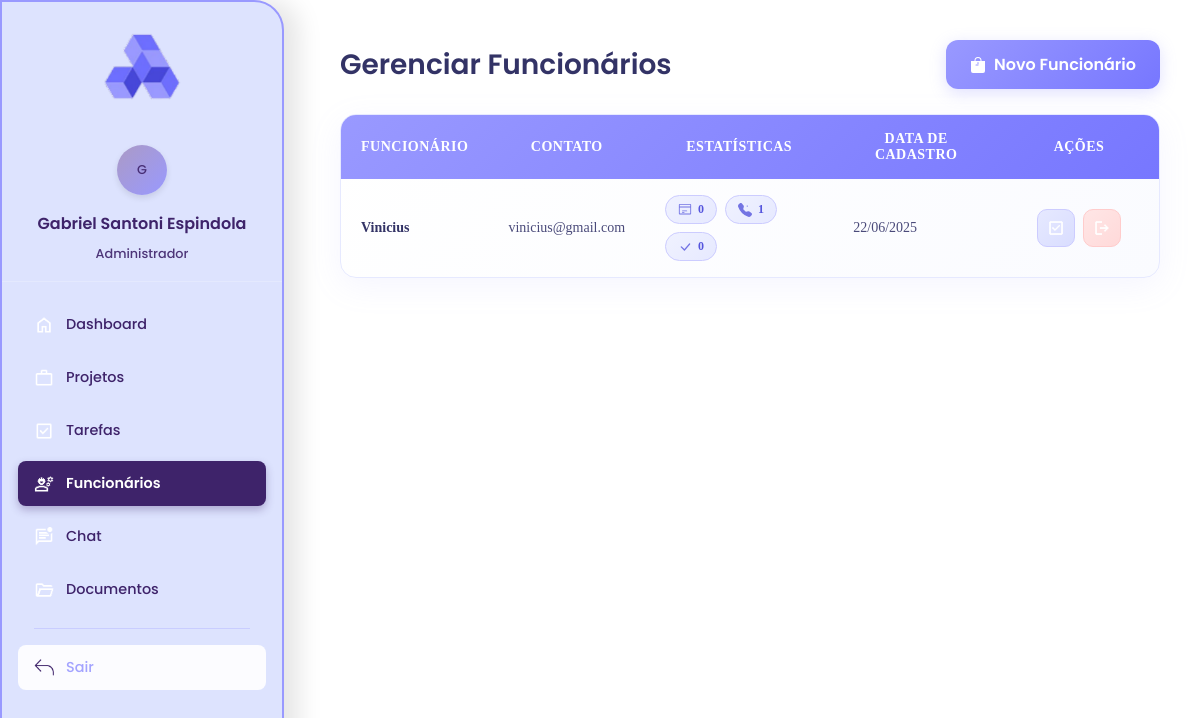
Screenshot of /gestor/usuarios/funcionarios.php (signed in) with the database file from the repository.
### tables this page shows
CREATE TABLE `usuarios` (
  `id` int(11) NOT NULL,
  `nome` varchar(100) NOT NULL,
  `email` varchar(100) NOT NULL,
  `senha` varchar(255) NOT NULL,
  `tipo` enum('cliente','admin','funcionario') NOT NULL,
  `criado_em` timestamp NOT NULL DEFAULT current_timestamp()
);

### gestor/usuarios/funcionarios.php (the view, shortened to what this page needs)
<?php
require_once '../../conexao.php';
$stmt = $conn->prepare("
    SELECT
        u.id,
        u.nome,
        u.email,
        u.criado_em,
        (SELECT COUNT(*) FROM tarefas t WHERE t.funcionario_id = u.id) AS total_tarefas,
        (SELECT COUNT(*) FROM tarefas t WHERE t.funcionario_id = u.id AND t.status = 'em_progresso') AS em_progresso,
        (SELECT COUNT(*) FROM tarefas t WHERE t.funcionario_id = u.id AND t.status = 'concluido') AS concluidas,
        (SELECT COUNT(*) FROM projetos_usuarios pu WHERE pu.funcionario_id = u.id) AS total_projetos
    FROM usuarios u
    WHERE u.tipo = 'funcionario'
    ORDER BY u.nome
");
$stmt->execute();
$funcionarios = $stmt->get_result();
?>
<!DOCTYPE html>
<html lang="pt-BR">
<head>
    <link rel="stylesheet" href="../css/geral.css">
</head>
<body>
    <?php include '../sidebar.php'; ?>
    <div class="main-content">
        <div class="conteudo-principal">
            <div class="header-actions" style="display: flex; justify-content: space-between; align-items: center; margin-bottom: 25px;">
                <h1 style="margin: 0;">Gerenciar Funcionários</h1>
                <a href="adicionar_funcionario.php" class="btn btn-primary">
                    Novo Funcionário
                </a>
            </div>
            <div class="table-container fade-in">
                <div class="table-responsive">
                    <table>
                        <thead>
                            <tr>
                                <th>Funcionário</th>
                                <th>Contato</th>
                                <th>Estatísticas</th>
                                <th>Data de Cadastro</th>
                                <th style="width: 120px;">Ações</th>
                            </tr>
                        </thead>
                        <tbody>
                            <?php if ($funcionarios->num_rows > 0): ?>
                                <?php while ($f = $funcionarios->fetch_assoc()): ?>
                                    <tr>
                                        <td><strong><?= htmlspecialchars($f['nome']) ?></strong></td>
                                        <td><?= htmlspecialchars($f['email']) ?></td>
                                        <td>
                                            <div class="funcionario-stats">
                                                <span class="stat-pill" title="<?= $f['total_projetos'] ?> projetos atribuídos">
                                                    <?= $f['total_projetos'] ?>
                                                </span>
                                                <span class="stat-pill" title="<?= $f['total_tarefas'] ?> tarefas no total">
                                                    <?= $f['total_tarefas'] ?>
                                                </span>
                                                <span class="stat-pill" title="<?= $f['concluidas'] ?> tarefas concluídas">
                                                    <svg xmlns="http://www.w3.org/2000/svg" width="16" height="16" fill="currentColor" viewBox="0 0 16 16">
                                                        <path d="M12.736 3.97a.733.733 0 0 1 1.047 0c.286.289.29.756.01 1.05L7.88 12.01a.733.733 0 0 1-1.065.02L3.217 8.384a.757.757 0 0 1 0-1.06.733.733 0 0 1 1.047 0l3.052 3.093z" />
                                                    </svg>
                                                    <?= $f['concluidas'] ?>
                                                </span>
                                            </div>
                                        </td>
                                        <td><?= date('d/m/Y', strtotime($f['criado_em'])) ?></td>
                                        <td>
                                            <div class="table-actions">
                                                <a href="../tarefas/listar_tarefas.php?funcionario=<?= $f['id'] ?>" class="action-link action-view" data-tooltip="Ver Tarefas">
                                                    <img src="../../assets/img/icones/NovaTarefa.png" alt="Ver Tarefas">
                                                </a>
                                                <a href="?excluir=<?= $f['id'] ?>" class="action-link action-delete" data-tooltip="Excluir" onclick="return confirm('Tem certeza que deseja excluir o funcionário <?= htmlspecialchars($f['nome'], ENT_QUOTES) ?>?\n\nEsta ação não pode ser desfeita.')">
                                                    <img src="../../assets/img/icones/logout.png" alt="Excluir">
                                                </a>
                                            </div>
                                        </td>
                                    </tr>
                                <?php endwhile; ?>
                            <?php endif; ?>
                        </tbody>
                    </table>
                </div>
            </div>
        </div>
    </div>
</body>
</html>

### gestor/css/geral.css (style rules this page uses)
.main-content { margin-left: 300px; padding: 2rem; }
a { text-decoration: none; font-family: 'Poppins'; }
h1 { font-family: 'Poppins'; font-weight: 400px; }

### gestor/usuarios/funcionarios.php (style rules this page uses)
.funcionario-stats { display: flex; flex-wrap: wrap; gap: 8px; align-items: center; }
.stat-pill { display: inline-flex; align-items: center; gap: 6px; padding: 6px 12px; font-size: 12px; font-weight: 600; border-radius: 20px; background: linear-gradient(135deg, #f0f2ff 0%, #e6e9ff 100%); color: #5555dd; border: 1px solid #ccccff; transition: all 0.3s cubic-bezier(0.4, 0, 0.2, 1); position: relative; overflow: hidden; }
.stat-pill::before { content: ''; position: absolute; top: 0; left: -100%; width: 100%; height: 100%; background: linear-gradient(90deg, transparent, rgba(255, 255, 255, 0.4), transparent); transition: left 0.5s; }
.stat-pill svg { width: 14px; height: 14px; opacity: 0.8; }
.table-container { background: linear-gradient(135deg, #ffffff 0%, #fafbff 100%); border-radius: 16px; box-shadow: 0 8px 32px rgba(153, 153, 255, 0.1); overflow: hidden; border: 1px solid #e6e9ff; }
.table-responsive table { width: 100%; border-collapse: collapse; }
.table-responsive thead { background: linear-gradient(135deg, #9999ff 0%, #7777ff 100%); }
.table-responsive thead th { padding: 16px 20px; color: white; font-weight: 600; font-size: 14px; text-transform: uppercase; letter-spacing: 0.5px; border: none; }
.table-responsive tbody tr { transition: all 0.3s ease; border-bottom: 1px solid #f0f2ff; }
.table-responsive tbody tr:last-child { border-bottom: none; }
.table-responsive tbody td { padding: 16px 20px; color: #4a4a7a; font-size: 14px; border: none; }
.table-responsive tbody td strong { color: #333366; font-weight: 600; }
.table-actions { display: flex; gap: 8px; justify-content: center; }
.action-link { display: inline-flex; align-items: center; justify-content: center; width: 36px; height: 36px; border-radius: 10px; transition: all 0.3s cubic-bezier(0.4, 0, 0.2, 1); text-decoration: none; position: relative; overflow: hidden; }
.action-link img { width: 18px; height: 18px; transition: all 0.3s ease; filter: brightness(1.1); }
.action-link::before { content: ''; position: absolute; top: 0; left: 0; right: 0; bottom: 0; background: radial-gradient(circle at center, rgba(255, 255, 255, 0.3) 0%, transparent 70%); opacity: 0; transition: opacity 0.3s ease; }
.action-view { background: linear-gradient(135deg, #e6e9ff 0%, #d9ddff 100%); color: #5555dd; border: 1px solid #ccccff; }
.action-delete { background: linear-gradient(135deg, #ffe6e6 0%, #ffd9d9 100%); color: #dd4444; border: 1px solid #ffcccc; }
.header-actions h1 { color: #333366; font-weight: 700; font-size: 28px; }
.btn-primary { background: linear-gradient(135deg, #9999ff 0%, #7777ff 100%); color: white; padding: 12px 24px; border-radius: 12px; text-decoration: none; font-weight: 600; display: inline-flex; align-items: center; transition: all 0.3s cubic-bezier(0.4, 0, 0.2, 1); border: none; box-shadow: 0 4px 16px rgba(153, 153, 255, 0.3); }
.fade-in { animation: fadeIn 0.6s ease-out; }
[data-tooltip] { position: relative; }

### rows the page displays
usuarios: nome "Vinicius", email "vinicius@gmail.com", total_projetos "0", total_tarefas "1", concluidas "0", criado_em "22/06/2025"

### other values shown
substr($_SESSION['usuario_nome'] ?? 'U', 0, 1) "G"
$_SESSION['usuario_nome'] "Gabriel Santoni Espindola"
getUserTypeName($userType) "Administrador"
$item['label'] "Dashboard"
$item['label'] "Projetos"
$item['label'] "Tarefas"
$item['label'] "Funcionários"
$item['label'] "Chat"
$item['label'] "Documentos"
